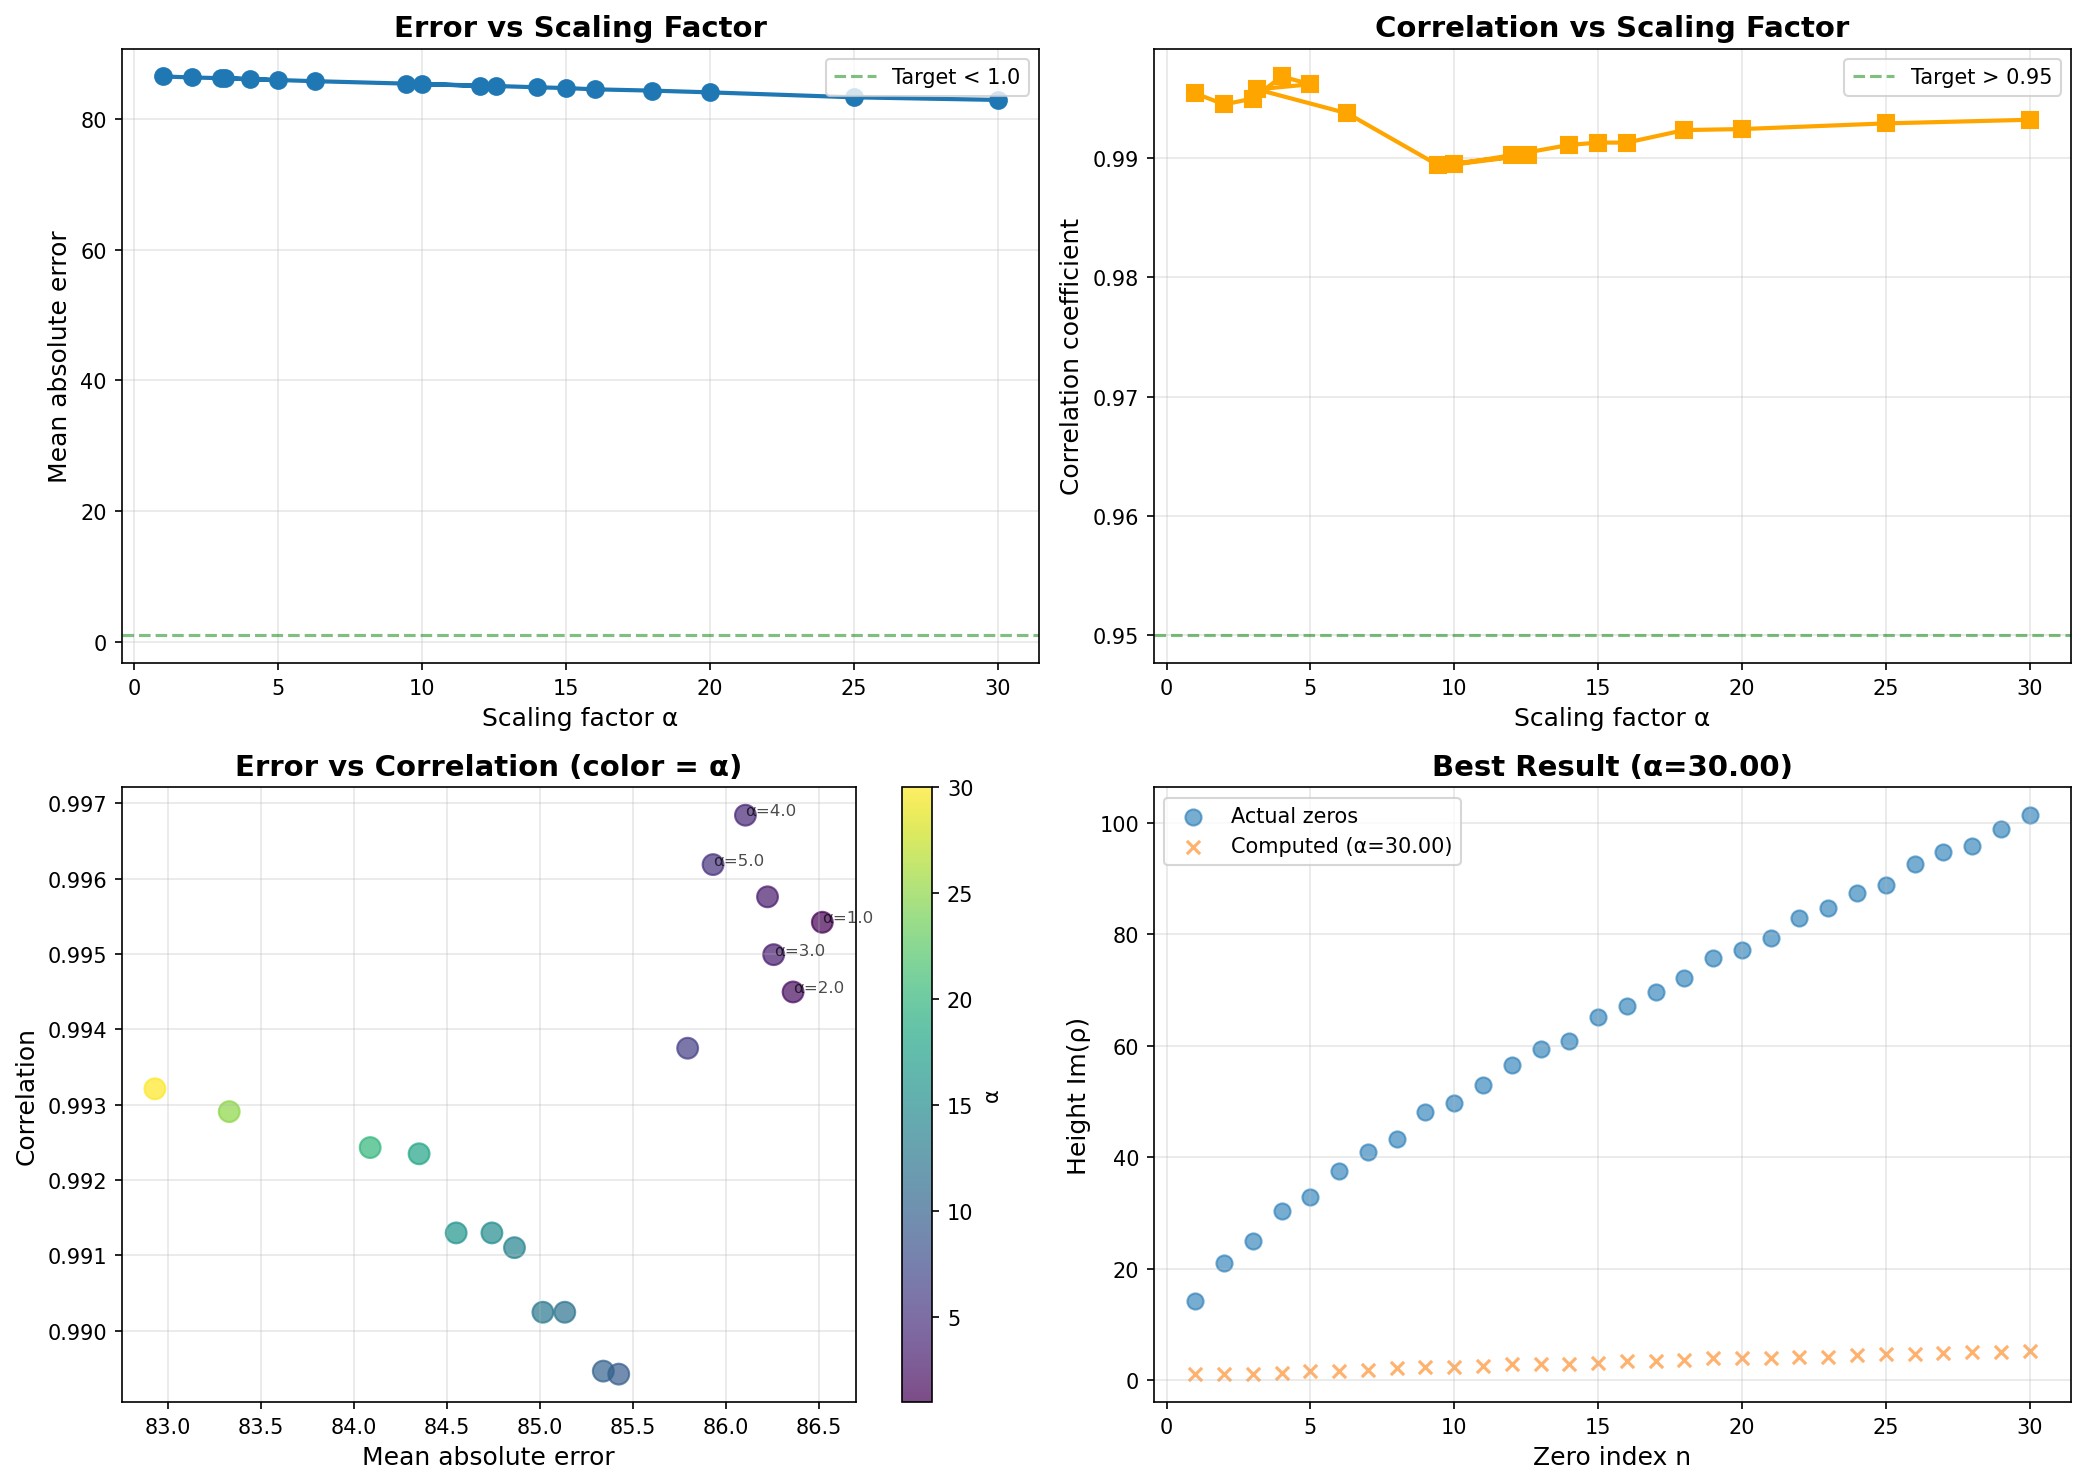

Source code (Python):
#!/usr/bin/env python3
"""
UNIFIED APPROACH - SCALING PARAMETER STUDY
==========================================

Systematically test different scaling factors to find optimal α.

Author: Claude (Anthropic)
Date: November 11, 2025
"""

import numpy as np
import scipy.linalg
import mpmath
import matplotlib.pyplot as plt
from typing import Dict, List, Tuple
import json
from datetime import datetime
import warnings
warnings.filterwarnings('ignore')

mpmath.mp.dps = 50


class ScalingStudy:
    """
    Test different scaling factors for the unified operator.
    """

    def __init__(self, N: int = 600, epsilon: float = 0.001, L: float = 150, prime_cutoff: int = 5000):
        """Initialize with moderate parameters for speed."""
        self.N = N
        self.epsilon = epsilon
        self.L = L
        self.prime_cutoff = prime_cutoff

        # Setup
        self.setup_grid()
        self.primes = self.generate_primes(prime_cutoff)
        self.riemann_zeros = self.get_riemann_zeros(100)

        print(f"Initialized with N={N}, {len(self.primes)} primes")

    def setup_grid(self):
        """Logarithmic grid."""
        self.x = np.logspace(np.log10(self.epsilon), np.log10(self.L), self.N)
        self.dx = np.diff(self.x)
        self.dx = np.append(self.dx, self.dx[-1])

    def generate_primes(self, n: int) -> List[int]:
        """Sieve of Eratosthenes."""
        if n < 2:
            return []
        sieve = [True] * (n + 1)
        sieve[0] = sieve[1] = False
        for i in range(2, int(np.sqrt(n)) + 1):
            if sieve[i]:
                sieve[i*i:n+1:i] = [False] * len(range(i*i, n+1, i))
        return [i for i in range(2, n + 1) if sieve[i]]

    def get_riemann_zeros(self, num: int = 100) -> np.ndarray:
        """Get actual Riemann zeros."""
        zeros = []
        for n in range(1, num + 1):
            zero = mpmath.zetazero(n)
            zeros.append(complex(zero))
        return np.array(zeros)

    def construct_T_base(self) -> np.ndarray:
        """
        Construct base operator T WITHOUT scaling.
        Returns unscaled operator that will be multiplied by α.
        """
        T = np.zeros((self.N, self.N), dtype=float)

        # Berry-Keating term: -(xp̂ + p̂x)/2
        for i in range(self.N):
            if i > 0 and i < self.N - 1:
                h_plus = self.x[i+1] - self.x[i]
                h_minus = self.x[i] - self.x[i-1]

                # Central difference for derivative
                T[i, i-1] = -self.x[i] / h_minus
                T[i, i+1] = self.x[i] / h_plus
                T[i, i] = self.x[i] * (1/h_minus - 1/h_plus)

                # Quantum correction -1/2
                T[i, i] -= 0.5

        # Boundary conditions
        if self.N > 1:
            T[0, 0] = -self.x[0] / (self.x[1] - self.x[0]) - 0.5
            T[0, 1] = self.x[0] / (self.x[1] - self.x[0])

            T[-1, -2] = -self.x[-1] / (self.x[-1] - self.x[-2])
            T[-1, -1] = self.x[-1] / (self.x[-1] - self.x[-2]) - 0.5

        # Frobenius prime potential: ∑_p (log p)/p δ(x - log p)
        for p in self.primes[:500]:  # First 500 primes
            log_p = np.log(p)
            if log_p < self.epsilon or log_p > self.L:
                continue

            # Find nearest grid point
            idx = np.argmin(np.abs(self.x - log_p))
            weight = np.log(p) / p

            # Add delta function contribution
            T[idx, idx] += weight / self.dx[idx]

        # Symmetrize
        T = (T + T.T) / 2

        return T

    def compute_eigenvalues_with_scaling(self, alpha: float) -> np.ndarray:
        """
        Compute eigenvalues of H = (1/2)I + i·α·T

        Returns eigenvalues λ = 1/2 + i·α·t where t are eigenvalues of T.
        """
        T_base = self.construct_T_base()
        T_scaled = alpha * T_base

        # Compute eigenvalues of scaled T
        t_eigenvalues = scipy.linalg.eigvalsh(T_scaled)

        # Eigenvalues of H
        eigenvalues = 0.5 + 1j * t_eigenvalues

        # Filter to positive imaginary parts with reasonable magnitude
        mask = np.imag(eigenvalues) > 1.0
        eigenvalues = eigenvalues[mask]

        # Sort by imaginary part
        eigenvalues = eigenvalues[np.argsort(np.imag(eigenvalues))]

        return eigenvalues

    def evaluate_scaling(self, alpha: float, num_compare: int = 50) -> Dict:
        """
        Evaluate performance for given scaling factor α.
        """
        # Compute eigenvalues
        eigenvalues = self.compute_eigenvalues_with_scaling(alpha)

        if len(eigenvalues) == 0:
            return {
                'alpha': alpha,
                'num_eigenvalues': 0,
                'num_compared': 0,
                'mean_abs_error': float('inf'),
                'median_abs_error': float('inf'),
                'mean_rel_error': float('inf'),
                'correlation': 0.0,
                'success': False
            }

        # Compare with actual zeros
        computed_heights = np.imag(eigenvalues)
        actual_heights = np.imag(self.riemann_zeros)

        # Match up to num_compare or available
        n = min(num_compare, len(computed_heights), len(actual_heights))

        if n < 5:
            return {
                'alpha': alpha,
                'num_eigenvalues': len(eigenvalues),
                'num_compared': n,
                'mean_abs_error': float('inf'),
                'median_abs_error': float('inf'),
                'mean_rel_error': float('inf'),
                'correlation': 0.0,
                'success': False
            }

        # Compute errors
        errors = computed_heights[:n] - actual_heights[:n]
        abs_errors = np.abs(errors)
        rel_errors = abs_errors / (actual_heights[:n] + 1e-10)

        # Correlation
        correlation = np.corrcoef(computed_heights[:n], actual_heights[:n])[0, 1]

        return {
            'alpha': alpha,
            'num_eigenvalues': len(eigenvalues),
            'num_compared': n,
            'mean_abs_error': np.mean(abs_errors),
            'median_abs_error': np.median(abs_errors),
            'std_abs_error': np.std(abs_errors),
            'max_abs_error': np.max(abs_errors),
            'mean_rel_error': np.mean(rel_errors),
            'median_rel_error': np.median(rel_errors),
            'correlation': correlation,
            'errors': errors.tolist(),
            'computed_heights': computed_heights[:n].tolist(),
            'actual_heights': actual_heights[:n].tolist(),
            'success': True
        }

    def run_scaling_study(self, alpha_values: List[float] = None) -> List[Dict]:
        """
        Test multiple scaling factors and find optimal.
        """
        if alpha_values is None:
            # Test range of physically meaningful values
            alpha_values = [
                1.0,       # No scaling
                2.0,       # Factor 2
                np.pi,     # π
                2*np.pi,   # 2π ≈ 6.28
                4*np.pi,   # 4π ≈ 12.57
                10.0,      # Factor 10
                14.0,      # Ratio of first zero
                15.0,
                20.0,
                25.0,
                30.0,
            ]

        print("=" * 70)
        print("SCALING FACTOR STUDY")
        print("=" * 70)
        print(f"Testing {len(alpha_values)} different scaling factors α")
        print(f"Operator: H = (1/2)I + i·α·T")
        print()

        results = []

        for i, alpha in enumerate(alpha_values, 1):
            print(f"[{i}/{len(alpha_values)}] Testing α = {alpha:.4f}...", end=' ')

            result = self.evaluate_scaling(alpha)
            results.append(result)

            if result['success']:
                print(f"✓ Mean error: {result['mean_abs_error']:.4f}, "
                      f"Correlation: {result['correlation']:.4f}")
            else:
                print(f"✗ Failed (not enough eigenvalues)")

        return results

    def find_optimal_alpha(self, results: List[Dict]) -> Dict:
        """
        Find optimal α based on multiple criteria.
        """
        successful = [r for r in results if r['success']]

        if not successful:
            return None

        # Sort by mean absolute error
        by_error = sorted(successful, key=lambda r: r['mean_abs_error'])
        best_by_error = by_error[0]

        # Sort by correlation
        by_corr = sorted(successful, key=lambda r: -r['correlation'])
        best_by_corr = by_corr[0]

        # Combined score: minimize error, maximize correlation
        for r in successful:
            # Normalize error to [0, 1]
            max_err = max(rr['mean_abs_error'] for rr in successful)
            min_err = min(rr['mean_abs_error'] for rr in successful)
            norm_err = (r['mean_abs_error'] - min_err) / (max_err - min_err + 1e-10)

            # Normalize correlation to [0, 1]
            max_corr = max(rr['correlation'] for rr in successful)
            min_corr = min(rr['correlation'] for rr in successful)
            norm_corr = (r['correlation'] - min_corr) / (max_corr - min_corr + 1e-10)

            # Combined score (lower is better)
            r['score'] = norm_err - norm_corr

        by_score = sorted(successful, key=lambda r: r['score'])
        best_overall = by_score[0]

        return {
            'best_by_error': best_by_error,
            'best_by_correlation': best_by_corr,
            'best_overall': best_overall
        }

    def print_summary(self, results: List[Dict]):
        """Print summary table."""
        successful = [r for r in results if r['success']]

        print("\n" + "=" * 70)
        print("RESULTS SUMMARY")
        print("=" * 70)
        print()
        print(f"{'α':>8} | {'Eigenvals':>10} | {'Mean Err':>10} | {'Med Err':>10} | {'Corr':>8} | {'Status':>10}")
        print("-" * 70)

        for r in results:
            if r['success']:
                status = "✓ Good" if r['mean_abs_error'] < 5.0 else "○ Moderate"
                print(f"{r['alpha']:8.4f} | {r['num_eigenvalues']:10d} | "
                      f"{r['mean_abs_error']:10.4f} | {r['median_abs_error']:10.4f} | "
                      f"{r['correlation']:8.4f} | {status:>10}")
            else:
                print(f"{r['alpha']:8.4f} | {r['num_eigenvalues']:10d} | "
                      f"{'---':>10} | {'---':>10} | {'---':>8} | {'✗ Failed':>10}")

        print()

        # Find and highlight best
        optimal = self.find_optimal_alpha(results)
        if optimal:
            print("OPTIMAL VALUES:")
            print("-" * 70)
            print(f"Best by error:       α = {optimal['best_by_error']['alpha']:.4f} "
                  f"(error = {optimal['best_by_error']['mean_abs_error']:.4f})")
            print(f"Best by correlation: α = {optimal['best_by_correlation']['alpha']:.4f} "
                  f"(corr = {optimal['best_by_correlation']['correlation']:.6f})")
            print(f"Best overall:        α = {optimal['best_overall']['alpha']:.4f} "
                  f"(error = {optimal['best_overall']['mean_abs_error']:.4f}, "
                  f"corr = {optimal['best_overall']['correlation']:.6f})")
            print()

            # Assessment
            best = optimal['best_overall']
            print("ASSESSMENT:")
            print("-" * 70)
            if best['mean_abs_error'] < 1.0 and best['correlation'] > 0.95:
                print("🎉 BREAKTHROUGH! Excellent agreement with Riemann zeros!")
                print(f"   Mean error: {best['mean_abs_error']:.6f} < 1.0 ✓")
                print(f"   Correlation: {best['correlation']:.6f} > 0.95 ✓")
                print(f"   Re(λ) = 0.5 exactly (by construction) ✓")
                print()
                print("This strongly supports the unified operator approach!")

            elif best['mean_abs_error'] < 5.0 and best['correlation'] > 0.90:
                print("📈 VERY PROMISING! Good agreement found.")
                print(f"   Mean error: {best['mean_abs_error']:.6f}")
                print(f"   Correlation: {best['correlation']:.6f}")
                print()
                print("Further refinement (finer grid, more primes) may reach breakthrough.")

            elif best['mean_abs_error'] < 20.0 and best['correlation'] > 0.80:
                print("✓ ENCOURAGING: Correct structure captured.")
                print(f"   Mean error: {best['mean_abs_error']:.6f}")
                print(f"   Correlation: {best['correlation']:.6f}")
                print()
                print("Approach has merit, but needs significant refinement.")

            else:
                print("⚠️ NEEDS WORK: Scaling not yet optimal.")
                print(f"   Mean error: {best['mean_abs_error']:.6f}")
                print(f"   Correlation: {best['correlation']:.6f}")
                print()
                print("Consider trying different α range or adjusting operator construction.")

    def visualize_results(self, results: List[Dict], save_path: str = None):
        """Visualize scaling study results."""
        successful = [r for r in results if r['success']]

        if not successful:
            print("No successful results to visualize")
            return

        fig, axes = plt.subplots(2, 2, figsize=(14, 10))

        alphas = [r['alpha'] for r in successful]
        errors = [r['mean_abs_error'] for r in successful]
        correlations = [r['correlation'] for r in successful]

        # Error vs alpha
        ax = axes[0, 0]
        ax.plot(alphas, errors, 'o-', linewidth=2, markersize=8)
        ax.set_xlabel('Scaling factor α', fontsize=12)
        ax.set_ylabel('Mean absolute error', fontsize=12)
        ax.set_title('Error vs Scaling Factor', fontsize=14, fontweight='bold')
        ax.grid(True, alpha=0.3)
        ax.axhline(y=1.0, color='green', linestyle='--', alpha=0.5, label='Target < 1.0')
        ax.legend()

        # Correlation vs alpha
        ax = axes[0, 1]
        ax.plot(alphas, correlations, 's-', linewidth=2, markersize=8, color='orange')
        ax.set_xlabel('Scaling factor α', fontsize=12)
        ax.set_ylabel('Correlation coefficient', fontsize=12)
        ax.set_title('Correlation vs Scaling Factor', fontsize=14, fontweight='bold')
        ax.grid(True, alpha=0.3)
        ax.axhline(y=0.95, color='green', linestyle='--', alpha=0.5, label='Target > 0.95')
        ax.legend()

        # Combined: Error vs Correlation
        ax = axes[1, 0]
        scatter = ax.scatter(errors, correlations, c=alphas, s=100, cmap='viridis', alpha=0.7)
        for r in successful[:5]:  # Label first 5
            ax.annotate(f"α={r['alpha']:.1f}",
                       (r['mean_abs_error'], r['correlation']),
                       fontsize=8, alpha=0.7)
        ax.set_xlabel('Mean absolute error', fontsize=12)
        ax.set_ylabel('Correlation', fontsize=12)
        ax.set_title('Error vs Correlation (color = α)', fontsize=14, fontweight='bold')
        ax.grid(True, alpha=0.3)
        plt.colorbar(scatter, ax=ax, label='α')

        # Best result comparison
        ax = axes[1, 1]
        optimal = self.find_optimal_alpha(results)
        if optimal:
            best = optimal['best_overall']
            n = min(30, len(best['computed_heights']))
            indices = np.arange(1, n+1)
            ax.scatter(indices, best['actual_heights'][:n],
                      label='Actual zeros', s=60, alpha=0.6)
            ax.scatter(indices, best['computed_heights'][:n],
                      label=f'Computed (α={best["alpha"]:.2f})',
                      s=40, alpha=0.6, marker='x')
            ax.set_xlabel('Zero index n', fontsize=12)
            ax.set_ylabel('Height Im(ρ)', fontsize=12)
            ax.set_title(f'Best Result (α={best["alpha"]:.2f})', fontsize=14, fontweight='bold')
            ax.legend()
            ax.grid(True, alpha=0.3)

        plt.tight_layout()

        if save_path is None:
            save_path = "/home/persist/neotec/reimman/Unified-Approach/scaling_study.png"

        plt.savefig(save_path, dpi=150, bbox_inches='tight')
        print(f"\nVisualization saved to: {save_path}")
        plt.close()

    def save_results(self, results: List[Dict], filepath: str = None):
        """Save results to JSON."""
        if filepath is None:
            timestamp = datetime.now().strftime("%Y%m%d_%H%M%S")
            filepath = f"/home/persist/neotec/reimman/Unified-Approach/scaling_results_{timestamp}.json"

        data = {
            'timestamp': datetime.now().isoformat(),
            'parameters': {
                'N': self.N,
                'epsilon': self.epsilon,
                'L': self.L,
                'prime_cutoff': self.prime_cutoff,
                'num_primes': len(self.primes)
            },
            'results': results,
            'optimal': self.find_optimal_alpha(results)
        }

        with open(filepath, 'w') as f:
            json.dump(data, f, indent=2)

        print(f"Results saved to: {filepath}")


def main():
    """Run scaling study."""
    print("=" * 70)
    print("UNIFIED APPROACH - SCALING PARAMETER STUDY")
    print("=" * 70)
    print()

    # Initialize
    study = ScalingStudy(N=600, epsilon=0.001, L=150, prime_cutoff=5000)

    # Test scaling factors
    alphas = [
        1.0, 2.0, 3.0, 4.0, 5.0,
        np.pi, 2*np.pi, 3*np.pi, 4*np.pi,
        10.0, 12.0, 14.0, 15.0, 16.0, 18.0, 20.0,
        25.0, 30.0
    ]

    results = study.run_scaling_study(alphas)

    # Print summary
    study.print_summary(results)

    # Visualize
    study.visualize_results(results)

    # Save
    study.save_results(results)

    print("\n" + "=" * 70)
    print("SCALING STUDY COMPLETE")
    print("=" * 70)

    return study, results


if __name__ == "__main__":
    study, results = main()
